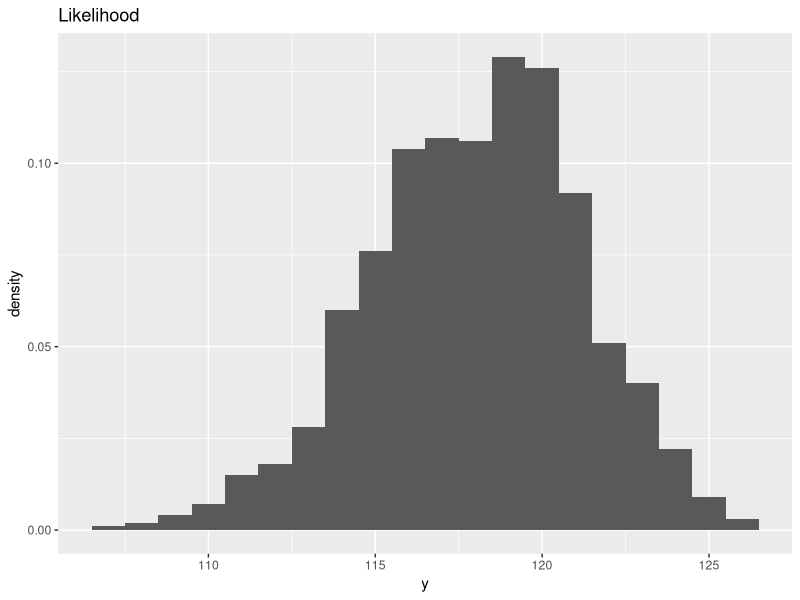
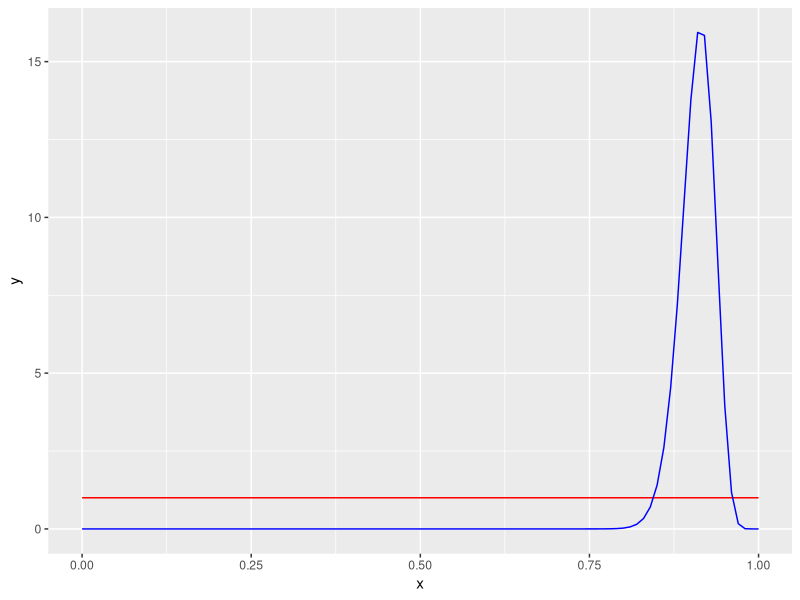
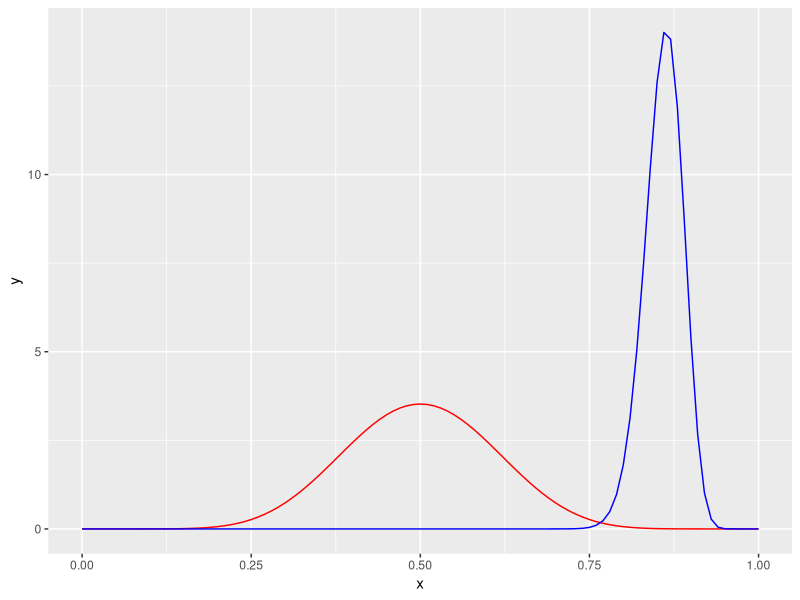

Write R code to recreate these figures, in order.
## ---- chunk 1

theta0=0.5

Log_likelihood=function(theta){
  like=dbinom(118,129,theta,log = TRUE)
  return(-like)
}
results=nlm(Log_likelihood,p=theta0)
mle_theta=results$estimate
mle_theta-sqrt(mle_theta*(1-mle_theta)/129)*1.96
mle_theta+sqrt(mle_theta*(1-mle_theta)/129)*1.96


## ---- chunk 2
p <- 0.025
qbeta(p = p, shape1 = 119, shape2 = 12)

p <- 0.975
qbeta(p = p, shape1 = 119, shape2 = 12)

## ---- chunk 3
#likelihood of Y | theta 
library(ggplot2)
library(dplyr)
n=129
theta=118/n
y=rbinom(1000,n,theta)

ggplot()+geom_histogram(aes(x=y,y=..density..),stat ="bin",binwidth = 1)+
  ggtitle("Likelihood")


#Q2
f <- ggplot(data.frame(x=c(0,1)),aes(x))
f+stat_function(fun=dunif,color='red',show.legend = TRUE)+
  stat_function(fun=dbeta,args = list(shape1=119,shape2=12),
                color='blue',show.legend = TRUE)

#Q3
f+stat_function(fun=dbeta,args = list(shape1=10,shape2=10),
                color='red',show.legend = TRUE)+
  stat_function(fun=dbeta,args = list(shape1=128,shape2=21),
                color='blue',show.legend = TRUE)



